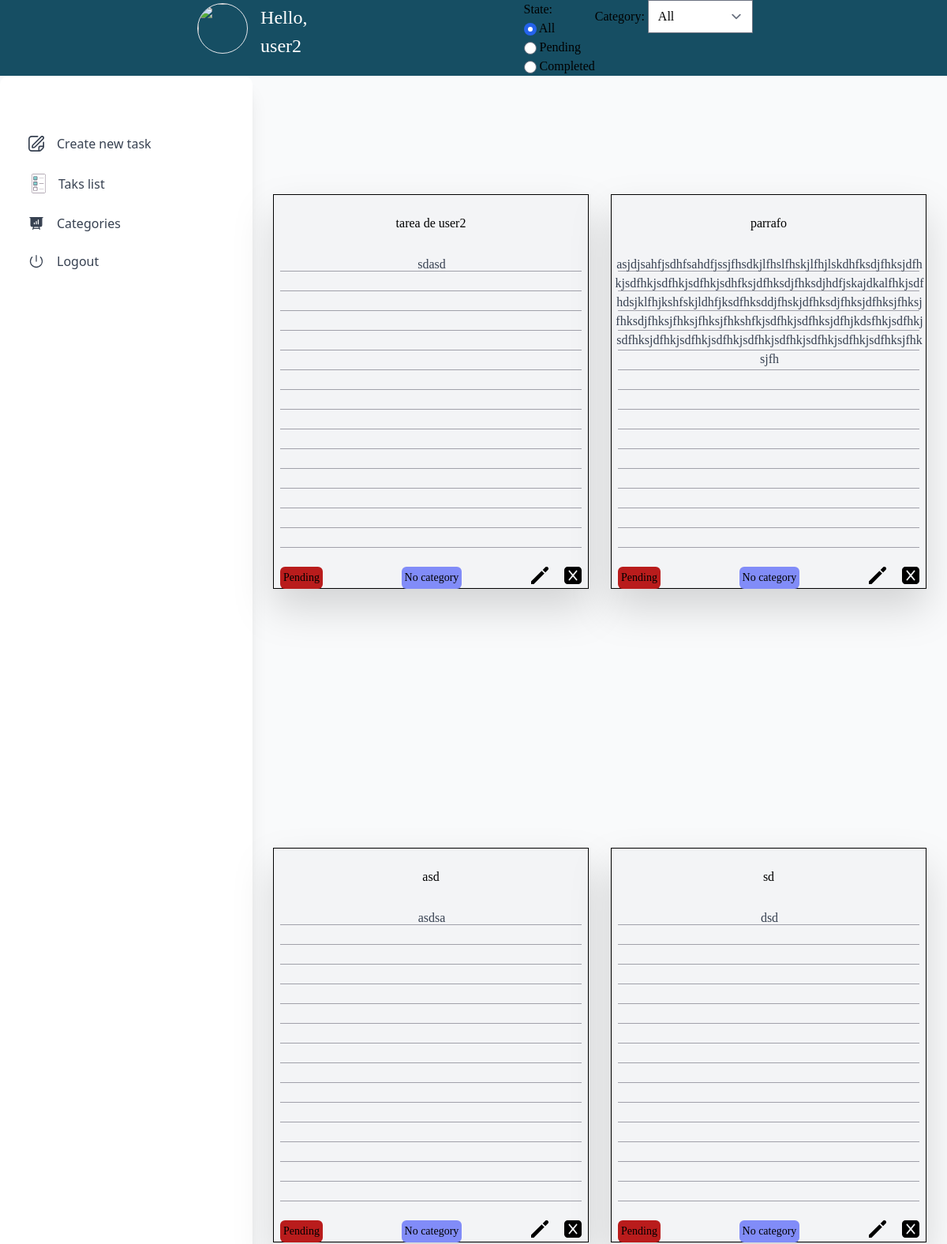
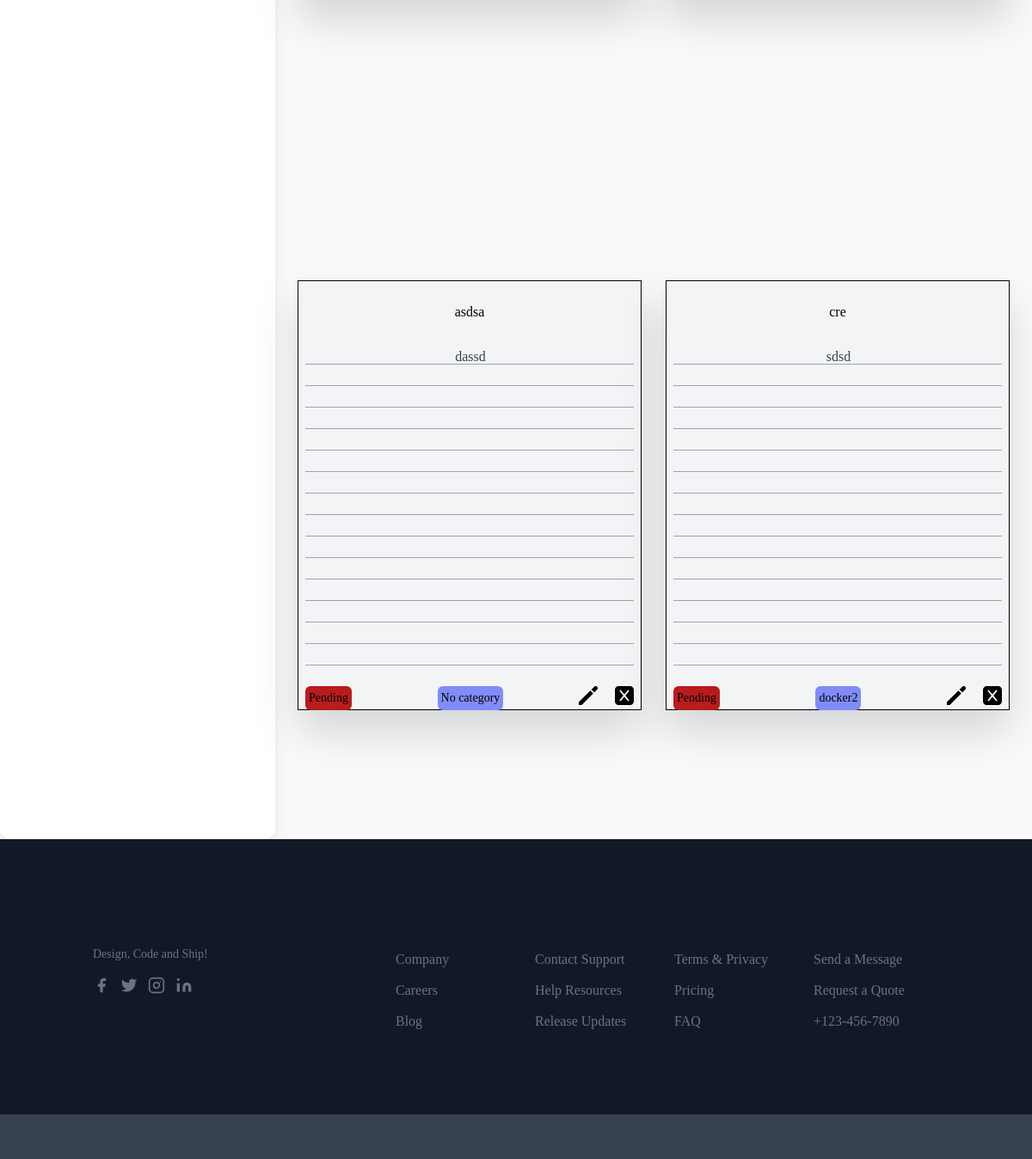
Page /tasks/ (signed in) on the earlier database version (2 pictures, top to bottom).
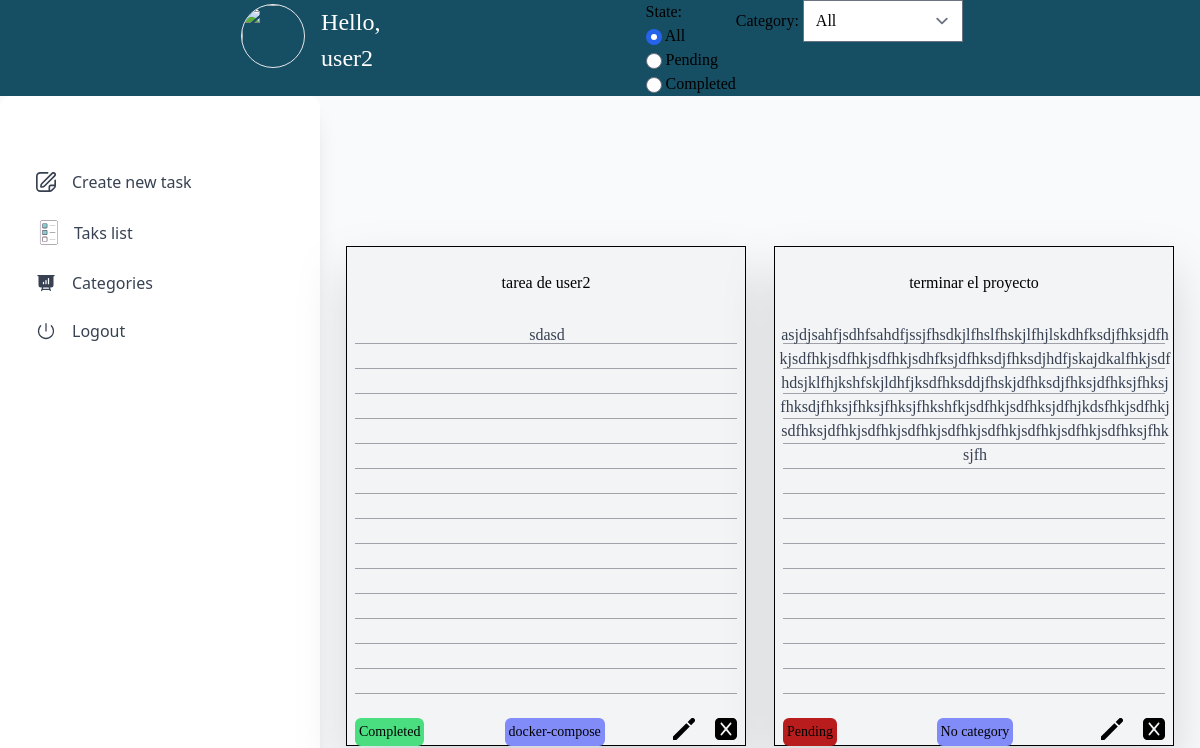
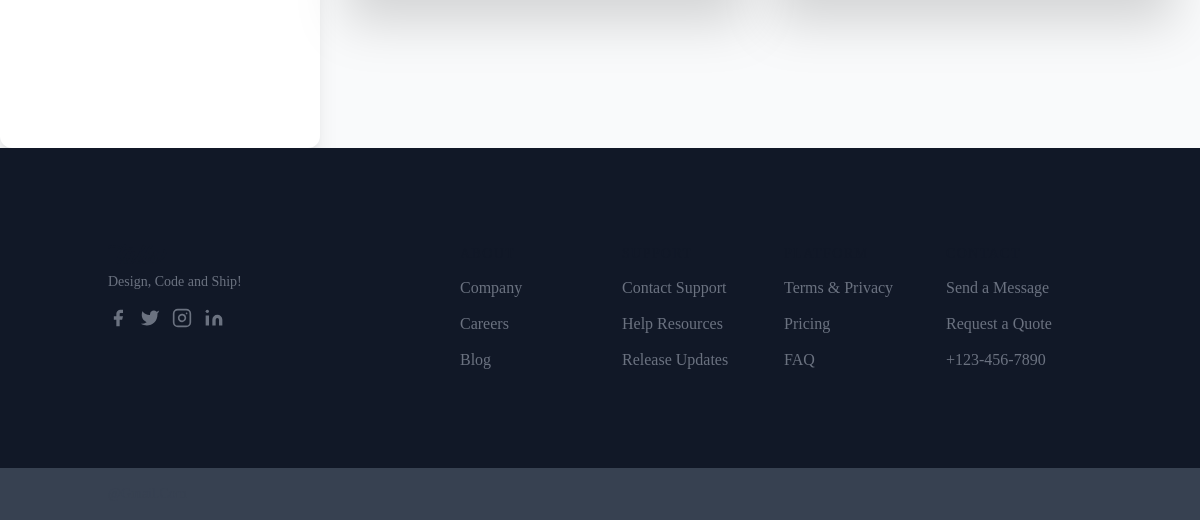
Same page on the later database version (2 pictures, top to bottom).
### tasks/models.py (models this page shows, shortened)
class Task(models.Model):
    title = models.CharField(max_length=50)
    description = models.CharField(max_length=300)
    completed = models.BooleanField(default=False)
    user = models.ForeignKey(User, on_delete=models.CASCADE)
    category = models.ForeignKey(
        Category, on_delete=models.SET_DEFAULT, default=Category.get_default_category
    )

class Category(models.Model):
    name = models.CharField(max_length=50, null=False, blank=False)
    user = models.ForeignKey(User, on_delete=models.CASCADE, null=True)

### tasks/views.py (the view, shortened to what this page needs)
# urls.py: path("tasks/", views.index, name="index",),
def index(request):
    if request.user.is_authenticated is False:
        return redirect("tasks:login")
    if request.method == 'POST':
        task_id = request.POST.get('toggleCompleted')
        task = Task.objects.get(pk=task_id)
        task.completed = not task.completed
        task.save()
    if request.GET.get("state") is None:
        state = "all"
    else:
        state = request.GET["state"]
    if request.GET.get("category") is None:
        category = "all"
    else:
        category = request.GET["category"]
    if state == "all" and category == "all":
        tasks = Task.objects.filter(user=request.user)
    elif state == "all" and category != "all":
        selected_category = Category.objects.get(name=category)
        tasks = Task.objects.filter(
            user__id=request.user.id, category__id=selected_category.id
        )
    elif state != "all" and category == "all":
        selected_state = state == "completed"
        tasks = Task.objects.filter(user__id=request.user.id, completed=selected_state)
    default_category = Category.objects.get(pk=1)
    categories = [default_category]
    user_categories = Category.objects.filter(user=request.user)
    if user_categories:
        categories.extend(user_categories)
    return render(
        request,
        "tasks/tasks_list.html",
        {
            "user": request.user,
            "tasks": tasks,
            "categories": categories,
            "state": state,
            "category": category,
        },
    )

### theme/templates/tasks/tasks_list.html (shortened to what this page needs)
{% extends "tasks/base.html" %}
{% block filters %}
<form id="filters" action="" method="GET" class="flex justify-center">
    <div class="state">
        <p>State:</p>
        <div>
            <input type="radio" value="all" name="state" id="all" {% if state == 'all' %}checked{% endif %} />
            <label for="all">All</label>
        </div>
        <div>
            <input type="radio" value="pending" name="state" id="pending" {% if state == 'pending' %}checked{% endif %}  />
            <label for="pending">Pending</label>
        </div>
        <div>
            <input type="radio" value="completed" name="state" id="completed" {% if state == 'completed' %}checked{% endif %}  />
            <label for="completed">Completed</label>
        </div>
    </div>
    <div class="category">
        <span>Category: </span>
        <select name="category" id="category">
            <option value="all" {% if category == 'all' %} selected{% endif %}>All</option>
        </select>
    </div>
</form>
{% endblock %}
{% block content %}
<section class="flex flex-wrap gap-7 justify-center w-full">
  {% for task in tasks %}
  <article class="grid place-content-center">
    <div class="flex items-center justify-center min-h-screen min-w-screen">
      <div class="relative min-w-[400px] max-w-[400px] min-h-[500px] max-h-[500px] border border-black bg-gray-100 drop-shadow-2xl">
        <div class="absolute flex flex-col w-full space-y-6 py-6">
          <h1 class="text-center">{{task.title}}</h1>
          <div class="text-center">
            <div class="absolute flex flex-col font-medium text-gray-700 w-[400px]">
              <p class="break-words p-1">{{task.description}}</p>
            </div>
          </div>
          <hr class="border-zinc-400 mx-2" />
          <hr class="border-zinc-400 mx-2" />
          <hr class="border-zinc-400 mx-2" />
          <hr class="border-zinc-400 mx-2" />
          <hr class="border-zinc-400 mx-2" />
          <hr class="border-zinc-400 mx-2" />
          <hr class="border-zinc-400 mx-2" />
          <hr class="border-zinc-400 mx-2" />
          <hr class="border-zinc-400 mx-2" />
          <hr class="border-zinc-400 mx-2" />
          <hr class="border-zinc-400 mx-2" />
          <hr class="border-zinc-400 mx-2" />
          <hr class="border-zinc-400 mx-2" />
          <hr class="border-zinc-400 mx-2" />
          <hr class="border-zinc-400 mx-2" />
          <div class="relative flex justify-between pb-2 mx-2">
            <form action="" method="POST">
                <button id="toggleCompletedButton" type="submit" class="{% if task.completed  %} bg-green-400 {% else %} bg-red-700 {% endif %} rounded-md p-1 text-sm">
                    {% if task.completed  %}
                        Completed
                    {% else %}
                        Pending
                    {% endif %}
                </button>
            </form>
            <h3 class="bg-indigo-400 rounded-md p-1 ml-3 text-sm">
                {{task.category.name}}
            </h3>
              <div class="flex">
                <div>
                  <a title="Edit" href="{% url 'tasks:update' task.id %}">
                    <svg xmlns="http://www.w3.org/2000/svg" id="Layer_1" data-name="Layer 1" viewBox="0 0 24 24" width="22" height="22"><polygon points="14.604 5.687 0 20.29 0 24 3.71 24 18.313 9.396 14.604 5.687"/><path d="M23.232.768a2.624,2.624,0,0,0-3.71,0l-3.5,3.505,3.709,3.709,3.5-3.5A2.624,2.624,0,0,0,23.232.768Z"/></svg>
                  </div>
                <div class="ml-5">
                  <a title="Delete" href="{% url 'tasks:delete' task.id %}" onclick="javascript: return confirm('Are you sure?')">
                  </a>
                </div>
              </div>
            </div>
          </div>
        </article>
  {% endfor %}
</section>
{% endblock %}

### theme/templates/tasks/base.html (shortened to what this page needs)
{% load static tailwind_tags %}
<!DOCTYPE html>
<html lang="en">
  <head>
    {% tailwind_css %}
  </head>
  <body class="bg-gray-50 font-serif leading-normal tracking-normal w-screen">
    <header class="grid max-w-full">
      <div class="flex justify-evenly w-screen gap-5 bg-cyan-900">
        <div class="flex justify-center p-1 mr-1">
          <div class="flex-shrink-0 h-16 w-16">
            <img class="h-16 w-16 rounded-full border" src="https://images.unsplash.com/photo-1494790108377-be9c29b29330?ixlib=rb-1.2.1&amp;ixid=eyJhcHBfaWQiOjEyMDd9&amp;auto=format&amp;fit=facearea&amp;facepad=4&amp;w=256&amp;h=256&amp;q=60" alt="" />
          </div>
          <div class="ml-4">
            <div class="text-2xl text-white font-light leading-normal">
              Hello,<br />{{ user }}
            </div>
          </div>
        </div>
        {% block filters %}
        {% endblock %}
      </div>
    </header>
    <main class="flex max-w-full overflow-y-scroll">
      <aside class="flex w-1/2 flex-col bg-clip-border rounded-xl bg-white text-gray-700 h-[calc(100vh-2rem)] max-w-[20rem] p-4 shadow-xl shadow-blue-gray-900/5">
        <div class="mb-2 p-4"></div>
        <nav class="flex flex-col gap-1 min-w-[240px] p-2 font-sans text-base font-normal text-gray-700">
          <div role="button" tabindex="0" class="flex items-center w-full p-3 rounded-lg text-start leading-tight transition-all hover:bg-blue-50 hover:bg-opacity-80 focus:bg-blue-50 focus:bg-opacity-80 active:bg-blue-50 active:bg-opacity-80 hover:text-blue-900 focus:text-blue-900 active:text-blue-900 outline-none">
            <div class="grid place-items-center mr-4">
            </div>
            <a href="{% url 'tasks:create' %}">Create new task</a>
          </div>
          <div role="button" tabindex="1" class="flex items-center w-full p-3 rounded-lg text-start leading-tight transition-all hover:bg-blue-50 hover:bg-opacity-80 focus:bg-blue-50 focus:bg-opacity-80 active:bg-blue-50 active:bg-opacity-80 hover:text-blue-900 focus:text-blue-900 active:text-blue-900 outline-none">
            <div class="grid place-items-center mr-2">
            </div>
            <a href="{% url 'tasks:index' %}">Taks list</a>
          </div>
          <div role="button" tabindex="2" class="flex items-center w-full p-3 rounded-lg text-start leading-tight transition-all hover:bg-blue-50 hover:bg-opacity-80 focus:bg-blue-50 focus:bg-opacity-80 active:bg-gray-50 active:bg-opacity-80 hover:text-blue-900 focus:text-blue-900 active:text-blue-900 outline-none">
            <div class="grid place-items-center mr-4">
            </div>
            <a href="{% url 'tasks:categories' %}">Categories</a>
          </div>
          <div role="button" tabindex="3" class="flex items-center w-full p-3 rounded-lg text-start leading-tight transition-all hover:bg-blue-50 hover:bg-opacity-80 focus:bg-blue-50 focus:bg-opacity-80 active:bg-blue-50 active:bg-opacity-80 hover:text-blue-900 focus:text-blue-900 active:text-blue-900 outline-none">
            <div class="grid place-items-center mr-4">
            </div>
            <a href="{% url 'tasks:logout' %}">Logout</a>
          </div>
        </nav>
      </aside>
      {% block content %}
      {% endblock %}
    </main>
    <footer class="flex flex-row items-end w-full bg-gray-900">
      <section class="w-full text-gray-700 body-font">
        <div class="container flex flex-col flex-wrap px-5 py-24 mx-auto md:items-center lg:items-start md:flex-row md:flex-no-wrap">
          <div class="flex-shrink-0 w-64 mx-auto text-center md:mx-0 md:text-left">
            <a class="flex items-center justify-center font-medium text-gray-900 title-font md:justify-start">
            </a>
            <p class="mt-2 text-sm text-gray-500">Design, Code and Ship!</p>
            <div class="mt-4">
              <span class="inline-flex justify-center mt-2 sm:ml-auto sm:mt-0 sm:justify-start">
                <a class="text-gray-500 cursor-pointer hover:text-gray-700">
                  <svg fill="currentColor" stroke-linecap="round" stroke-linejoin="round" stroke-width="2" class="w-5 h-5" viewBox="0 0 24 24">
                    <path d="M18 2h-3a5 5 0 00-5 5v3H7v4h3v8h4v-8h3l1-4h-4V7a1 1 0 011-1h3z"></path>
                  </svg>
                </a>
                <a class="ml-3 text-gray-500 cursor-pointer hover:text-gray-700">
                  <svg fill="currentColor" stroke-linecap="round" stroke-linejoin="round" stroke-width="2" class="w-5 h-5" viewBox="0 0 24 24">
                    <path d="M23 3a10.9 10.9 0 01-3.14 1.53 4.48 4.48 0 00-7.86 3v1A10.66 10.66 0 013 4s-4 9 5 13a11.64 11.64 0 01-7 2c9 5 20 0 20-11.5a4.5 4.5 0 00-.08-.83A7.72 7.72 0 0023 3z"></path>
                  </svg>
                </a>
                <a class="ml-3 text-gray-500 cursor-pointer hover:text-gray-700">
                  <svg fill="none" stroke="currentColor" stroke-linecap="round" stroke-linejoin="round" stroke-width="2" class="w-5 h-5" viewBox="0 0 24 24">
                    <rect width="20" height="20" x="2" y="2" rx="5" ry="5"></rect>
                    <path d="M16 11.37A4 4 0 1112.63 8 4 4 0 0116 11.37zm1.5-4.87h.01"></path>
                  </svg>
                </a>
                <a class="ml-3 text-gray-500 cursor-pointer hover:text-gray-700">
                  <svg fill="currentColor" stroke="currentColor" stroke-linecap="round" stroke-linejoin="round" stroke-width="0" class="w-5 h-5" viewBox="0 0 24 24">
                    <path stroke="none" d="M16 8a6 6 0 016 6v7h-4v-7a2 2 0 00-2-2 2 2 0 00-2 2v7h-4v-7a6 6 0 016-6zM2 9h4v12H2z"></path>
                    <circle cx="4" cy="4" r="2" stroke="none"></circle>
                  </svg>
                </a>
              </span>
            </div>
          </div>
          <div class="flex flex-wrap flex-grow mt-10 -mb-10 text-center md:pl-20 md:mt-0 md:text-left">
            <div class="w-full px-4 lg:w-1/4 md:w-1/2">
              <h2 class="mb-3 text-sm font-medium tracking-widest text-gray-900 uppercase title-font">About</h2>
              <nav class="mb-10 list-none">
                <li class="mt-3">
                  <a class="text-gray-500 cursor-pointer hover:text-gray-900">Company</a>
                </li>
                <li class="mt-3">
                  <a class="text-gray-500 cursor-pointer hover:text-gray-900">Careers</a>
                </li>
                <li class="mt-3">
                  <a class="text-gray-500 cursor-pointer hover:text-gray-900">Blog</a>
                </li>
              </nav>
            </div>
            <div class="w-full px-4 lg:w-1/4 md:w-1/2">
              <h2 class="mb-3 text-sm font-medium tracking-widest text-gray-900 uppercase title-font">Support</h2>
              <nav class="mb-10 list-none">
                <li class="mt-3">
                  <a class="text-gray-500 cursor-pointer hover:text-gray-900">Contact Support</a>
                </li>
                <li class="mt-3">
                  <a class="text-gray-500 cursor-pointer hover:text-gray-900">Help Resources</a>
                </li>
                <li class="mt-3">
                  <a class="text-gray-500 cursor-pointer hover:text-gray-900">Release Updates</a>
                </li>
              </nav>
            </div>
            <div class="w-full px-4 lg:w-1/4 md:w-1/2">
              <h2 class="mb-3 text-sm font-medium tracking-widest text-gray-900 uppercase title-font">Platform</h2>
              <nav class="mb-10 list-none">
                <li class="mt-3">
                  <a class="text-gray-500 cursor-pointer hover:text-gray-900">Terms &amp; Privacy</a>
                </li>
                <li class="mt-3">
                  <a class="text-gray-500 cursor-pointer hover:text-gray-900">Pricing</a>
                </li>
                <li class="mt-3">
                  <a class="text-gray-500 cursor-pointer hover:text-gray-900">FAQ</a>
                </li>
              </nav>
            </div>
            <div class="w-full px-4 lg:w-1/4 md:w-1/2">
              <h2 class="mb-3 text-sm font-medium tracking-widest text-gray-900 uppercase title-font">Contact</h2>
              <nav class="mb-10 list-none">
                <li class="mt-3">
                  <a class="text-gray-500 cursor-pointer hover:text-gray-900">Send a Message</a>
                </li>
                <li class="mt-3">
                  <a class="text-gray-500 cursor-pointer hover:text-gray-900">Request a Quote</a>
                </li>
                <li class="mt-3">
                  <a class="text-gray-500 cursor-pointer hover:text-gray-900">+123-456-7890</a>
                </li>
              </nav>
            </div>
          </div>
        </div>
        <div class="bg-gray-700">
          <div class="container px-5 py-4 mx-auto">
            <p class="text-sm text-gray-700 capitalize xl:text-center">@gmail.com</p>
          </div>
        </div>
      </section>
    </footer>
  </body>
</html>

Differences in the rows shown:
removed Task: title "asd", description "asdsa", completed "Pending", category.name "No category"
removed Task: title "sd", description "dsd", completed "Pending", category.name "No category"
removed Task: title "asdsa", description "dassd", completed "Pending", category.name "No category"
removed Task: title "cre", description "sdsd", completed "Pending", category.name "docker2"
changed Task "tarea de user2": category.name "No category" → "docker-compose"; completed "Pending" → "Completed"
changed Task "No category": title "parrafo" → "terminar el proyecto"
